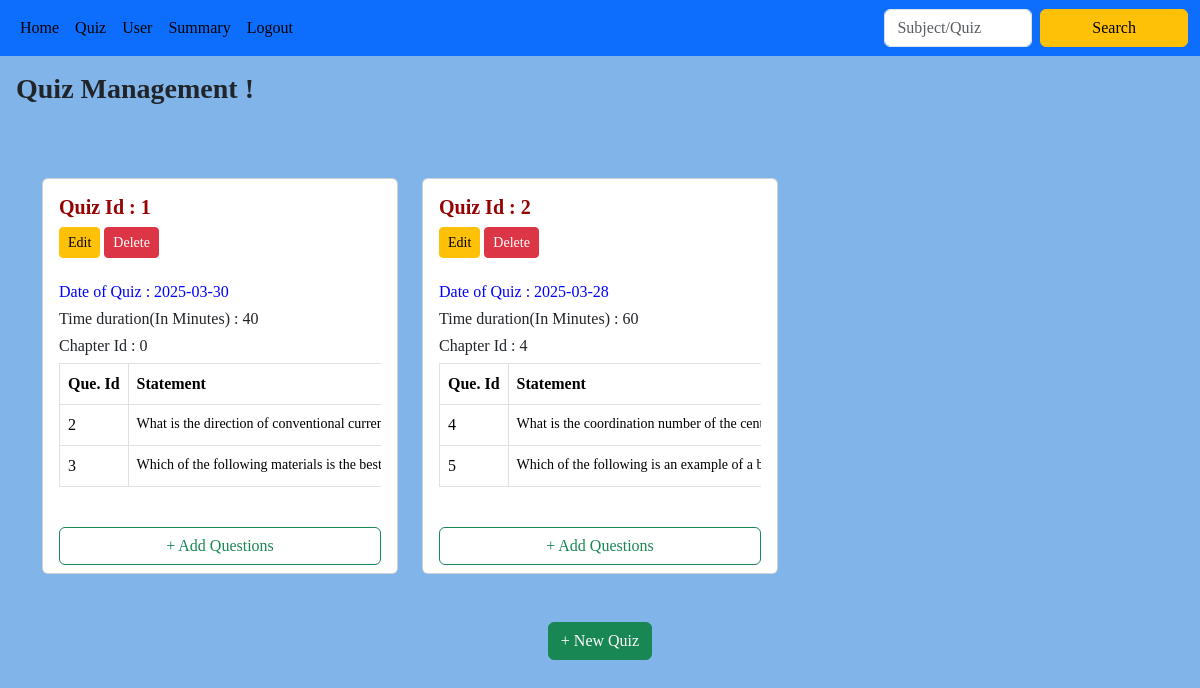
/admin_quiz/1, run on the app's committed database.
### backend/models.py (models this page shows)
class Quiz(db.Model):
    __tablename__ = "quiz"
    id = db.Column(db.Integer, primary_key=True)
    date_of_quiz = db.Column(db.Date, nullable=False)
    time_duration_minutes = db.Column(db.Integer, nullable=False)
    chapter_id = db.Column(db.Integer, db.ForeignKey("chapter.id"), nullable=False, index=True)
    remark = db.Column(db.String(), nullable=True ,default="No remark")
    questions = db.relationship("Question", cascade="all,delete-orphan", backref="quiz", lazy=True)
    scores = db.relationship("Score", cascade="all,delete-orphan", backref="quiz", lazy=True)

class Question(db.Model):
    __tablename__ = 'question'
    id = db.Column(db.Integer, primary_key=True)
    quiz_id = db.Column(db.Integer, db.ForeignKey('quiz.id'), nullable=False, index=True)
    question_statement = db.Column(db.String(), nullable=False)
    option1 = db.Column(db.String(), nullable=False)
    option2 = db.Column(db.String(), nullable=False)
    option3 = db.Column(db.String(), nullable=False)
    option4 = db.Column(db.String(), nullable=False)
    correct_option = db.Column(db.String(), nullable=False)

### backend/controller.py (the view)
@app.route("/admin_quiz/<id>")
def admin_quiz(id):
    quizzes=get_quiz()
    chapters=get_chapter()
    return render_template("admin_quiz.html",id=id,quizzes=quizzes,chapters=chapters)

### backend/controller.py (called while the page is built)
def get_chapter():
    chapters=Chapter.query.all()
    return chapters

def get_quiz():
    quizzes=Quiz.query.all()
    return quizzes

### templates/admin_quiz.html (shortened to what this page needs)
{% extends "admin_layout.html" %}
{% block content %}
<h3 class="p-3" style="font-family: 'Times New Roman', Times, serif; font-weight: bold;">
    Quiz Management !
</h3>
<br><br>
{% if quizzes %}
<div class="container">
    <div class="row row-cols-1 row-cols-md-2 row-cols-lg-3 g-4">
        {% for quiz in quizzes %}
        <div class="col">
            <div class="card h-100 d-flex flex-column">
                <div class="card-body flex-grow-1">
                 <h5 class="card-title" style="color: rgb(149, 3, 3); font-weight: bold; font-family: Georgia, 'Times New Roman', Times, serif;">Quiz Id : {{ quiz.id }}</h5>
                 <a href="/edit_quiz/{{quiz.id}}/{{id}}" class="btn btn-sm btn-warning">Edit</a>
                 <a href="/delete_quiz?quiz_id={{quiz.id}}&id={{id}}" class="btn btn-sm btn-danger">Delete</a>
                 <br><br>
                 <h6 style="color: blue;">Date of Quiz : {{quiz.date_of_quiz}}</h6>
                 <h6>Time duration(In Minutes) : {{quiz.time_duration_minutes}}</h6>
                    <div class="table-responsive">
                        <h6>Chapter Id : {{quiz.chapter_id}}</h6>
                        <table class="table table-bordered">
                        {% if quiz.questions %}
                            <thead>
                                <tr>
                                    <th>Que. Id</th>
                                    <th>Statement</th>
                                </tr>
                            </thead>
                            <tbody>
                                 {% for question in quiz.questions%}
                                <tr>
                                    <td>{{question.id}}</td>
                                    <td class="signup-link"><a href="/admin_que/{{question.id}}/{{id}}" style="color: black;">{{question.question_statement}}</a></td>
                                </tr>
                                {%endfor%}
                            </tbody>
                        {%else%}
                            <div>
                              <h4 class="center">No questions are there..!</h4>
                            </div>
                        {%endif%}
                        </table>
                    </div>
                </div>
                <div class="card-footer bg-white border-top-0">
                    <a href="/add_que/{{quiz.id}}/{{id}}" class="btn btn-outline-success w-100">+ Add Questions</a>
                </div>
            </div>
        </div>
        {% endfor %}
    </div>
</div>
{%else%}
  <div>
    <h5 class="center">No Subjects are there..!</h5>
  </div>
{% endif %}
<br><br>
<div class="d-flex justify-content-center">
    <a type="button" class="btn btn-success" href="/add_quiz/{{id}}">+ New Quiz</a>
</div>
{% endblock %}

### static/main.css (style rules this page uses)
body { margin: 0; padding: 0; font-family:Georgia, 'Times New Roman', Times, serif; background-color: #81b5ea; }
.signup-link { margin-top: 15px; font-size: 14px; color: #555; }
.signup-link a { color: #007BFF; text-decoration: none; }
.table th, .table td { white-space: nowrap; }

### data on the page
Quiz: id "1", date_of_quiz "2025-03-30", time_duration_minutes "40", chapter_id "0"
Question: id "2", question_statement "What is the direction of conventional…"
Question: id "3", question_statement "Which of the following materials is the best…"
Quiz: id "2", date_of_quiz "2025-03-28", time_duration_minutes "60", chapter_id "4"
Question: id "4", question_statement "What is the coordination number of the…"
Question: id "5", question_statement "Which of the following is an example of a…"
